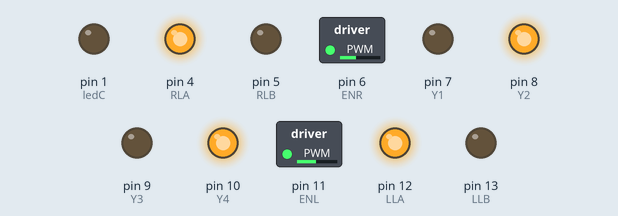
This sketch was run on a simulated Arduino Uno, built with avr-gcc and run on an emulated ATmega328P. Shown: switched loads named in the sketch (green lamp = pin HIGH), output pins drawn as LEDs (lit = HIGH).

Above: at 0.05 s.
At 1.15 s:
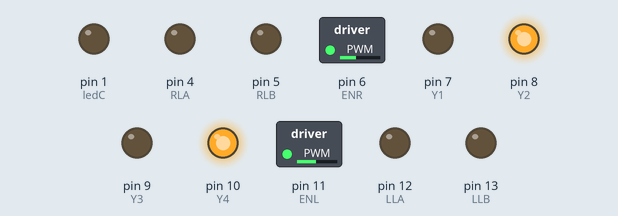
At 2.45 s:
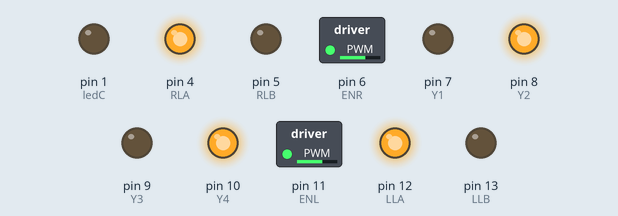
At 4.85 s:
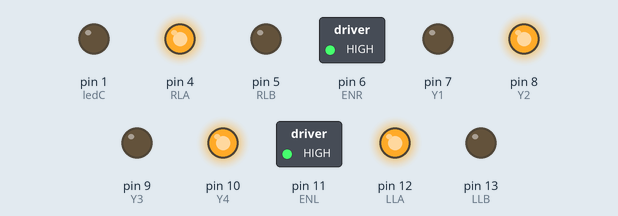
At 7.05 s:
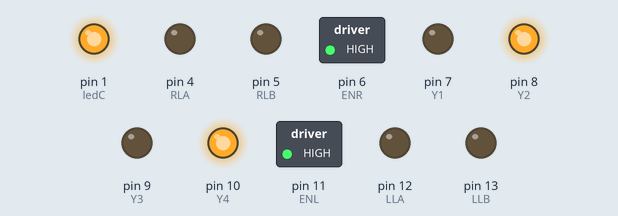
At 9.55 s:
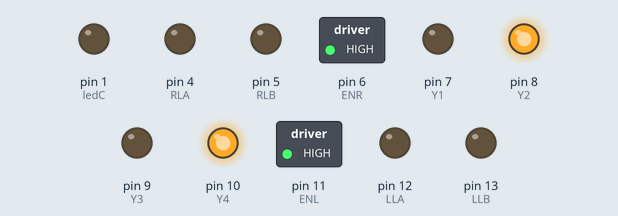
Timing chart, 0 to 11.0 s (numbered marks = the images above):
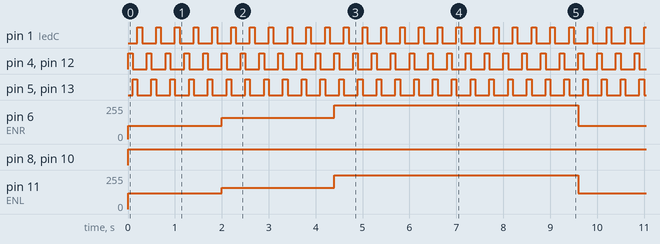

The sketch:

motor_Speed.ino
```cpp
const int ENR = 6 ;
const int Y1 = 7;
const int Y2 = 8;
const int ENL =11 ;
const int Y3 = 9   ;
const int Y4  = 10;
const int LLA = 12 ;
const int LLB = 13;
const int ledC = 1;
const int RLB =5 ;
const int RLA = 4;
const int LEFTBMPR = 2;
const int RIGHTBMPR = 3;


void setup()
{

pinMode(LEFTBMPR,INPUT);
pinMode(RIGHTBMPR,INPUT);
pinMode(LLA, OUTPUT);
pinMode(LLB, OUTPUT);
pinMode(ledC, OUTPUT);
pinMode(RLB , OUTPUT);
pinMode(RLA, OUTPUT);
pinMode(ENR, OUTPUT);
pinMode(ENL, OUTPUT);
pinMode(Y1, OUTPUT);
pinMode(Y2, OUTPUT);
pinMode(Y3, OUTPUT);
pinMode(Y4, OUTPUT);


}
void loop() {

mspeed();

/*
analogWrite(ENR,175);
analogWrite(ENL,175);
digitalWrite(Y1,LOW);
digitalWrite(Y3,LOW);
digitalWrite(Y2,HIGH);
digitalWrite(Y4,HIGH);
digitalWrite(LLA,HIGH);
digitalWrite(RLA,HIGH);
delay(500);
digitalWrite(LLA,LOW);
digitalWrite(RLA,LOW);
digitalWrite(LLB ,HIGH);
digitalWrite(RLB,HIGH);
delay(500);
digitalWrite(LLB ,LOW);
digitalWrite(RLB,LOW);
digitalWrite(ledC,HIGH);
delay(500);
digitalWrite(ledC,LOW);
analogWrite(ENR,100);
analogWrite(ENL,100);
digitalWrite(Y2,LOW);
digitalWrite(Y4,LOW);
delay(100);
digitalWrite(Y1,HIGH);
digitalWrite(Y3,HIGH);
digitalWrite(ledC,HIGH);
delay(500);
digitalWrite(ledC,LOW);
digitalWrite(LLB ,HIGH);
digitalWrite(RLB,HIGH);
delay(500);
digitalWrite(LLB ,LOW);
digitalWrite(RLB,LOW);
digitalWrite(LLA,HIGH);
digitalWrite(RLA,HIGH);
delay(500);
digitalWrite(LLA,LOW);
digitalWrite(RLA,LOW);
delay(500);*/
}
```

motor_speed2.ino
```cpp
 void mspeed(){
digitalWrite(ENR,HIGH);
digitalWrite(ENL,HIGH);

for(int counter=0;counter<=4;counter++)
{
analogWrite(ENR,100);
analogWrite(ENL,120);
digitalWrite(Y1,LOW);
digitalWrite(Y2,HIGH);
digitalWrite(Y3,LOW);
digitalWrite(Y4,HIGH);

digitalWrite(LLA,HIGH);
digitalWrite(RLA,HIGH);
delay(100);
digitalWrite(LLA,LOW);
digitalWrite(RLA,LOW);
digitalWrite(LLB,HIGH);
digitalWrite(RLB,HIGH);
delay(100);
digitalWrite(LLB,LOW);
digitalWrite(RLB,LOW);
digitalWrite(ledC,HIGH);
delay(100);
digitalWrite(ledC,LOW);
delay(100);
}

for(int x=0;x<=5;x++)
{
analogWrite(ENR,160);
analogWrite(ENL,160);
digitalWrite(Y1,LOW);
digitalWrite(Y2,HIGH);
digitalWrite(Y3,LOW);
digitalWrite(Y4,HIGH);

digitalWrite(LLA,HIGH);
digitalWrite(RLA,HIGH);
delay(100);
digitalWrite(LLA,LOW);
digitalWrite(RLA,LOW);
digitalWrite(LLB,HIGH);
digitalWrite(RLB,HIGH);
delay(100);
digitalWrite(LLB,LOW);
digitalWrite(RLB,LOW);
digitalWrite(ledC,HIGH);
delay(100);
digitalWrite(ledC,LOW);
delay(100);
}

for(int y=0;y<=12;y++)
{
analogWrite(ENR,255);
analogWrite(ENL,255);
digitalWrite(Y1,LOW);
digitalWrite(Y2,HIGH);
digitalWrite(Y3,LOW);
digitalWrite(Y4,HIGH);

digitalWrite(LLA,HIGH);
digitalWrite(RLA,HIGH);
delay(100);
digitalWrite(LLA,LOW);
digitalWrite(RLA,LOW);
digitalWrite(LLB,HIGH);
digitalWrite(RLB,HIGH);
delay(100);
digitalWrite(LLB,LOW);
digitalWrite(RLB,LOW);
digitalWrite(ledC,HIGH);
delay(100);
digitalWrite(ledC,LOW);
delay(100);
}
}
```

Measured:
- by itself, pin 1 (ledC), pin 4 (RLA), pin 5 (RLB), pin 12 (LLA), pin 13 (LLB): alternates HIGH for 0.10 s and LOW for 0.30 s
- by itself, pin 6 (ENR): repeats every 9.6 s: 160/255 2.4 s, 255/255 5.2 s, 100/255 2.0 s
- by itself, pin 8 (Y2), pin 10 (Y4): LOW → HIGH at 0.00 s
- by itself, pin 11 (ENL): repeats every 9.6 s: 160/255 2.4 s, 255/255 5.2 s, 120/255 2.0 s
